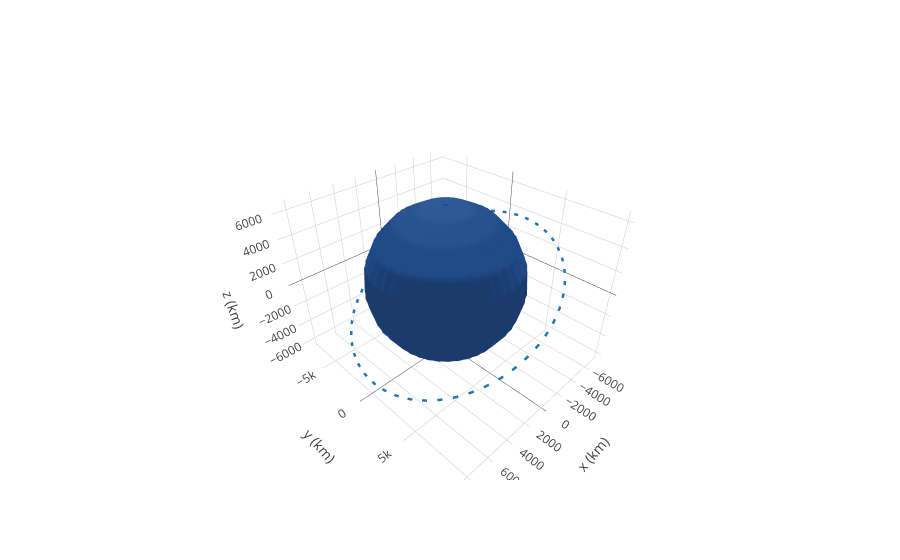

Write notebook code for a chart like this one.
### Code cell
plot3d(ss, label="Sample orbit");
